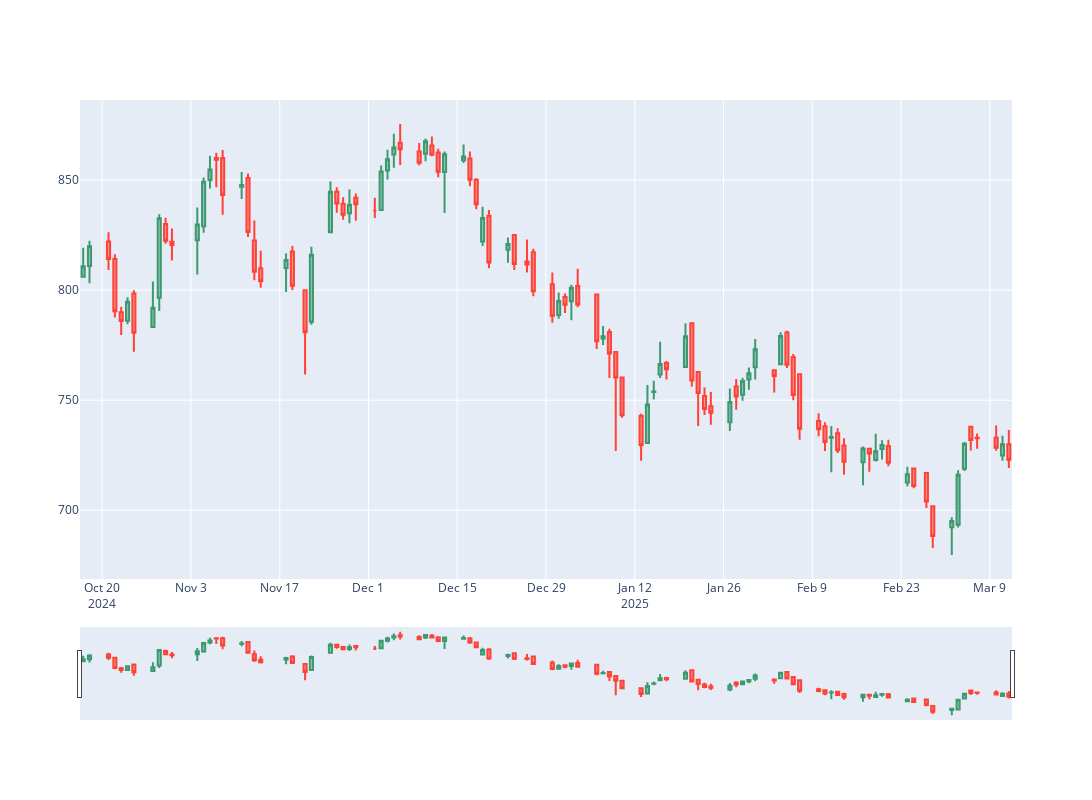

The cell this chart's notebook holds for it:
### Code cell
fig = go.Figure(data = [
    go.Candlestick(
        x = df.index,
        open= df["1. open"],
        high = df["2. high"],
        low = df["3. low"],
        close = df["4. close"]
    )
])

fig.update_layout(width = 1200, height = 800)

fig.show()
